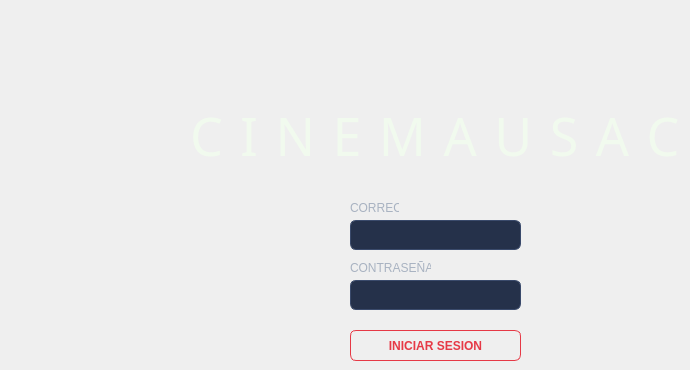
      <widget class="QWidget" name="tab_8">
       <attribute name="title">
        <string>Tab 1</string>
       </attribute>
       <widget class="QPushButton" name="btnIniciarSesion">
        <property name="geometry">
         <rect>
          <x>350</x>
          <y>330</y>
          <width>171</width>
          <height>31</height>
         </rect>
        </property>
        <property name="styleSheet">
         <string notr="true">QPushButton {
    background-color: transparent;
    color: #E63946;
    border: 1px solid #E63946;
    border-radius: 6px;
    padding: 6px 14px;
    font-family: &quot;Montserrat&quot;;
    font-weight: 600;
}
QPushButton:hover {
    background-color: #E63946;
    color: #F1FAEE;
}
QPushButton:pressed {
    background-color: #C22E3B;
    border: 1px solid #C22E3B;
    color: #F1FAEE;
}</string>
        </property>
        <property name="text">
         <string>INICIAR SESION</string>
        </property>
       </widget>
       <widget class="QLabel" name="label_9">
        <property name="geometry">
         <rect>
          <x>350</x>
          <y>260</y>
          <width>81</width>
          <height>16</height>
         </rect>
        </property>
        <property name="styleSheet">
         <string notr="true">font-family: &quot;Montserrat Medium&quot;;
font-size: 12px;
color: #A8B2C1;
background: transparent;</string>
        </property>
        <property name="text">
         <string>CONTRASEÑA</string>
        </property>
       </widget>
       <widget class="QLabel" name="label_8">
        <property name="geometry">
         <rect>
          <x>350</x>
          <y>200</y>
          <width>49</width>
          <height>16</height>
         </rect>
        </property>
        <property name="styleSheet">
         <string notr="true">font-family: &quot;Montserrat Medium&quot;;
font-size: 12px;
color: #A8B2C1;
background: transparent;</string>
        </property>
        <property name="text">
         <string>CORREO</string>
        </property>
       </widget>
       <widget class="QLineEdit" name="txtCorreo">
        <property name="geometry">
         <rect>
          <x>350</x>
          <y>220</y>
          <width>171</width>
          <height>30</height>
         </rect>
        </property>
        <property name="styleSheet">
         <string notr="true">QLineEdit {
    background-color: #25314A;
    border: 1px solid #3A4A6B;
    border-radius: 6px;
    padding: 6px 10px;
    color: #F1FAEE;
    font-family: &quot;Montserrat&quot;;
    font-size: 13px;
}
QLineEdit:focus {
    border: 1px solid #4A6FA5;
}</string>
        </property>
       </widget>
       <widget class="QLabel" name="label_10">
        <property name="geometry">
         <rect>
          <x>190</x>
          <y>100</y>
          <width>491</width>
          <height>71</height>
         </rect>
        </property>
        <property name="font">
         <font>
          <family>Bebas Neue</family>
          <pointsize>-1</pointsize>
         </font>
        </property>
        <property name="styleSheet">
         <string notr="true">

font-family: &quot;Bebas Neue&quot;;
font-size: 52px;
color: #F1FAEE;
letter-spacing: 2px;
background: transparent;</string>
        </property>
        <property name="text">
         <string>C I N E M A U S A C</string>
        </property>
       </widget>
       <widget class="QLineEdit" name="txtPassword">
        <property name="geometry">
         <rect>
          <x>350</x>
          <y>280</y>
          <width>171</width>
          <height>30</height>
         </rect>
        </property>
        <property name="styleSheet">
         <string notr="true">QLineEdit {
    background-color: #25314A;
    border: 1px solid #3A4A6B;
    border-radius: 6px;
    padding: 6px 10px;
    color: #F1FAEE;
    font-family: &quot;Montserrat&quot;;
    font-size: 13px;
}
QLineEdit:focus {
    border: 1px solid #4A6FA5;
}</string>
        </property>
        <property name="echoMode">
         <enum>QLineEdit::EchoMode::Password</enum>
        </property>
       </widget>
      </widget>
